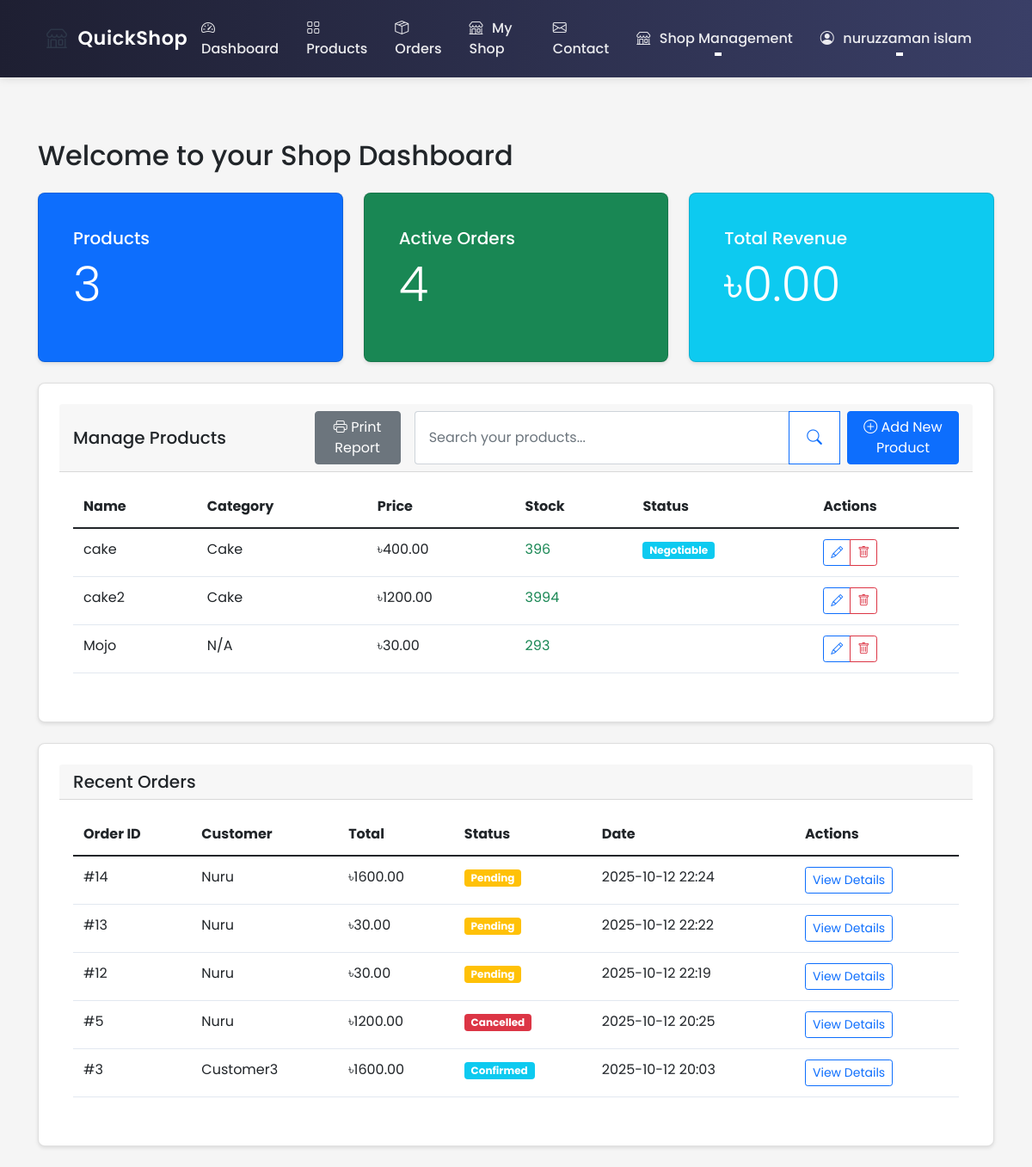
Before: /shop/dashboard (signed in) with the older database file.
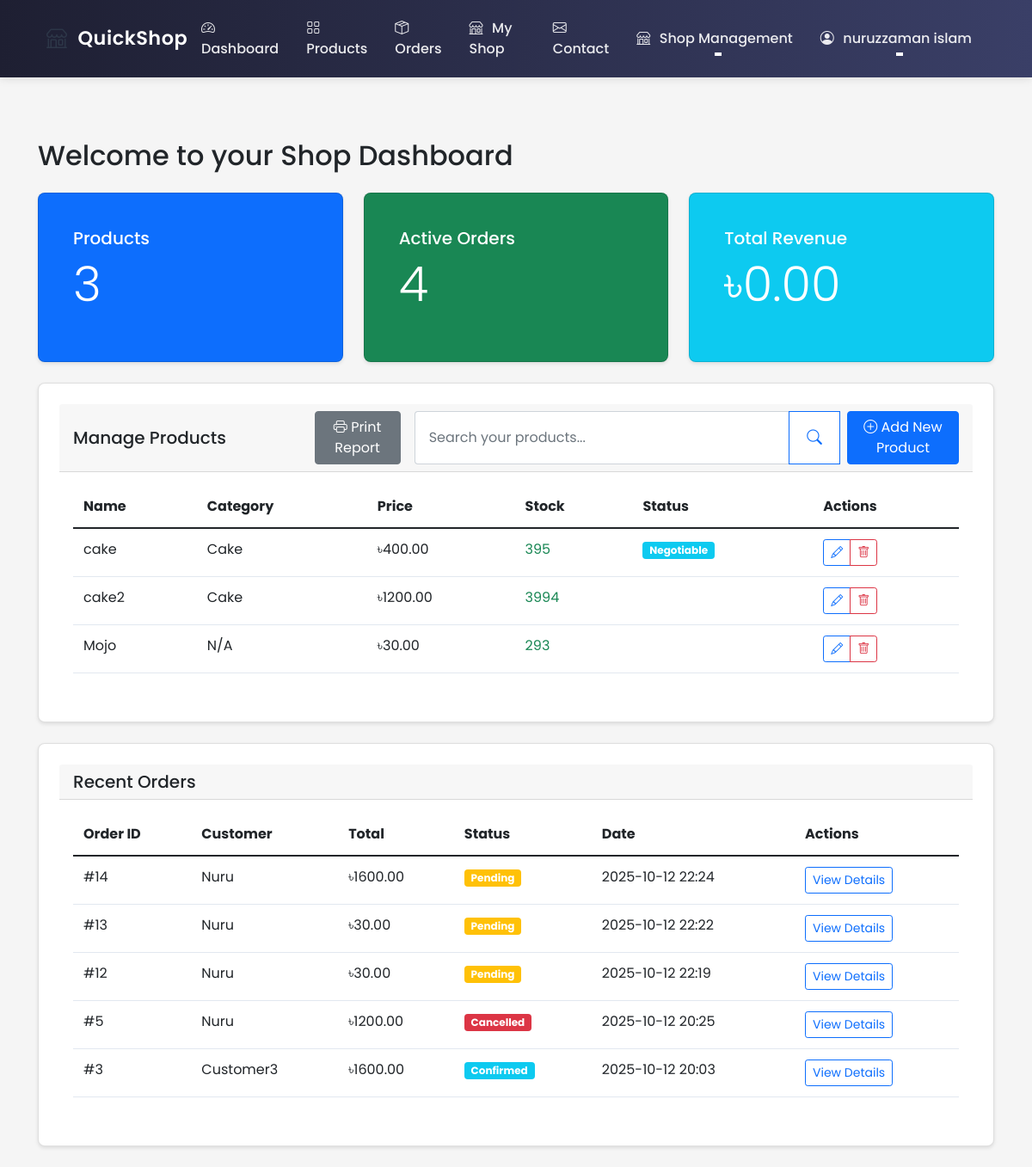
After: the same page with the newer database file.
### ecommerce/models/shop.py (models this page shows, shortened)
class Product(db.Model):
    id = db.Column(db.Integer, primary_key=True)
    name = db.Column(db.String(100), nullable=False)
    description = db.Column(db.Text)
    price = db.Column(db.Float, nullable=False)
    stock = db.Column(db.Integer, nullable=False, default=0)
    shop_id = db.Column(db.Integer, db.ForeignKey('shop.id'), nullable=False)
    category = db.Column(db.String(50))  # Add category field
    created_at = db.Column(db.DateTime, default=datetime.utcnow)
    images = db.relationship('Image', lazy=True,
                           foreign_keys='Image.product_id',
                           cascade="all, delete-orphan",
                           backref=db.backref('product_ref', lazy=True))
    rating = db.Column(db.Float, default=0.0)  # Average rating
    rating_count = db.Column(db.Integer, default=0)  # Number of ratings
    reviews = db.relationship(Review, backref='product', lazy=True)
    min_price = db.Column(db.Float)  # Minimum acceptable price
    max_discount_percentage = db.Column(db.Float, default=20.0)  # Maximum allowed discount
    continue_iteration = db.Column(db.Boolean, default=False)  # Whether to continue negotiation after max discount
    def is_negotiable(self):
        return self.min_price is not None and self.min_price < self.price

### ecommerce/routes/shop.py (the view)
@shop_bp.route('/dashboard')
@login_required
@shop_owner_required
def dashboard():
    shop = current_user.shop
    if not shop:
        return redirect(url_for('shop.create'))
    if shop.approval_status == 'pending':
        flash('Your shop is pending approval from admin. You cannot add products until approved.', 'warning')
    elif shop.approval_status == 'rejected':
        flash('Your shop application was rejected. Please contact admin for more information.', 'danger')
    products_count = len(shop.products)
    active_orders = Order.query.filter(
        Order.shop_id == shop.id,
        Order.status.in_(['pending', 'confirmed', 'delivering'])
    ).all()
    active_orders_count = len(active_orders)
    total_revenue = db.session.query(func.sum(Order.total_amount))\
        .filter(Order.shop_id == shop.id,
                Order.status == 'completed')\
        .scalar() or 0.0
    recent_orders = Order.query.filter_by(shop_id=shop.id)\
        .order_by(Order.created_at.desc())\
        .limit(5).all()
    low_stock_products = [p for p in shop.products if p.stock < 10]
    return render_template('shop/dashboard.html',
                         shop=shop,
                         products_count=products_count,
                         active_orders_count=active_orders_count,
                         total_revenue=total_revenue,
                         recent_orders=recent_orders,
                         low_stock_products=low_stock_products,
                         now=datetime.now())

### ecommerce/models/user.py (called while the page is built)
    @property
    def is_shop_owner(self):
        return self.role == 'shop_owner'

### ecommerce/routes/shop.py (called while the page is built)
def shop_owner_required(f):
    @wraps(f)
    def decorated_function(*args, **kwargs):
        if not current_user.is_authenticated or not current_user.is_shop_owner:
            flash('Access denied. Shop owner privileges required.', 'error')
            return redirect(url_for('main.index'))
        return f(*args, **kwargs)
    return decorated_function

### ecommerce/templates/shop/dashboard.html (shortened to what the changed rows need)
{% extends "base.html" %}
{% block content %}
<div class="container mt-4">
    <h2>Welcome to your Shop Dashboard</h2>
    <div class="card mb-4">
        <div class="card-body">
            <div class="table-responsive">
                <table class="table">
                    <thead>
                        <tr>
                            <th>Name</th>
                            <th>Category</th>
                            <th>Price</th>
                            <th>Stock</th>
                            <th>Status</th>
                            <th>Actions</th>
                        </tr>
                    </thead>
                    <tbody>
                        {% for product in shop.products %}
                            <tr>
                                <td>{{ product.name }}</td>
                                <td>{{ product.category or 'N/A' }}</td>
                                <td>৳{{ "%.2f"|format(product.price) }}</td>
                                <td>
                                    {% if product.stock > 10 %}
                                        <span class="text-success">{{ product.stock }}</span>
                                    {% elif product.stock > 0 %}
                                        <span class="text-warning">{{ product.stock }}</span>
                                    {% else %}
                                        <span class="text-danger">Out of Stock</span>
                                    {% endif %}
                                </td>
                                <td>
                                    {% if product.is_negotiable() %}
                                        <span class="badge bg-info">Negotiable</span>
                                    {% endif %}
                                </td>
                                <td>
                                    <div class="btn-group">
                                        <a href="{{ url_for('shop.edit_product', product_id=product.id) }}"
                                           class="btn btn-sm btn-outline-primary">
                                            <i class="bi bi-pencil"></i>
                                        </a>
                                        <button class="btn btn-sm btn-outline-danger delete-product"
                                                data-product-id="{{ product.id }}"
                                                data-product-name="{{ product.name }}">
                                            <i class="bi bi-trash"></i>
                                        </button>
                                    </div>
                                </td>
                            </tr>
                        {% endfor %}
                    </tbody>
                </table>
            </div>
        </div>
    </div>
    <div class="card mb-4">
        <div class="card-body">
            {% if recent_orders %}
                <div class="table-responsive">
                    <table class="table">
                        <thead>
                            <tr>
                                <th>Order ID</th>
                                <th>Customer</th>
                                <th>Total</th>
                                <th>Status</th>
                                <th>Date</th>
                                <th>Actions</th>
                            </tr>
                        </thead>
                    </table>
                </div>
            {% else %}
                <p class="text-muted mb-0">No recent orders.</p>
            {% endif %}
        </div>
    </div>
</div>
{% endblock %}

Changed rows visible on the page:
changed Product "cake": stock "396" → "395"
